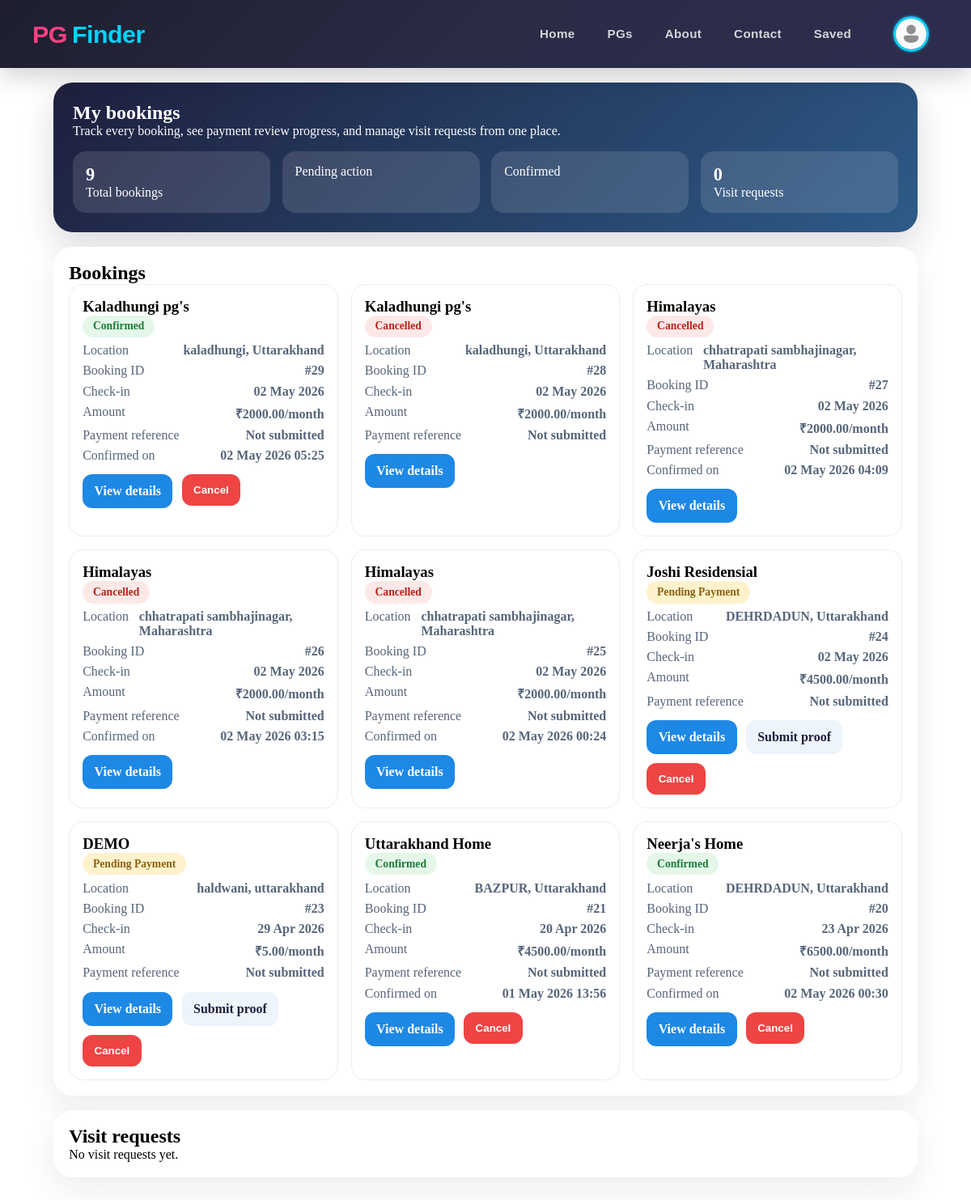
/pgs/my-bookings/ (signed in), run on the app's committed database.
### pgs/models.py (models this page shows, shortened)
class Booking(models.Model):
    STATUS_CHOICES = [
        ("pending", "Pending Payment"),
        ("pending_payment_review", "Pending Payment Review"),
        ("confirmed", "Confirmed"),
        ("cancelled", "Cancelled"),
        ("completed", "Completed"),
    ]
    tenant = models.ForeignKey(Users, on_delete=models.CASCADE, related_name="bookings")
    pg = models.ForeignKey(PgListing, on_delete=models.CASCADE, related_name="bookings")
    booking_date = models.DateTimeField(auto_now_add=True)
    check_in_date = models.DateField()
    check_out_date = models.DateField(blank=True, null=True)
    amount = models.DecimalField(max_digits=10, decimal_places=2)
    status = models.CharField(max_length=30, choices=STATUS_CHOICES, default="pending")
    qr_code = models.ImageField(upload_to="qr_codes/", blank=True, null=True)
    phonepe_upi = models.CharField(max_length=100, blank=True, null=True)
    payment_id = models.CharField(max_length=100, blank=True, null=True)
    payment_reference = models.CharField(max_length=100, blank=True)
    payment_screenshot = models.ImageField(upload_to="payment_screenshots/", blank=True, null=True)
    payment_confirmed_date = models.DateTimeField(blank=True, null=True)
    reviewed_by = models.ForeignKey(
        Users,
        on_delete=models.SET_NULL,
        blank=True,
        null=True,
        related_name="reviewed_bookings",
    )
    review_notes = models.TextField(blank=True)
    created_at = models.DateTimeField(auto_now_add=True)
    updated_at = models.DateTimeField(auto_now=True)
    class Meta:
        ordering = ["-booking_date"]

class PgListing(models.Model):
    TYPE_CHOICES = [
        ("boys", "Boys"),
        ("girls", "Girls"),
        ("coed", "Coed"),
        ("family", "Family"),
    ]
    SHARING_CHOICES = [
        ("single", "Single"),
        ("double", "Double"),
        ("triple", "Triple"),
        ("quad", "Quad"),
    ]
    FURNISHING_CHOICES = [
        ("fully_furnished", "Fully Furnished"),
        ("semi_furnished", "Semi Furnished"),
        ("unfurnished", "Unfurnished"),
    ]
    owner = models.ForeignKey(Users, on_delete=models.CASCADE, related_name="pg_listings")
    title = models.CharField(max_length=100)
    slug = models.SlugField(max_length=200, unique=True)
    description = models.TextField()
    address = models.CharField(max_length=255)
    city = models.CharField(max_length=100)
    state = models.CharField(max_length=100)
    pin_code = models.CharField(max_length=10)
    latitude = models.DecimalField(max_digits=9, decimal_places=6, null=True, blank=True, help_text="Latitude coordinate")
    longitude = models.DecimalField(max_digits=9, decimal_places=6, null=True, blank=True, help_text="Longitude coordinate")
    price_per_month = models.DecimalField(max_digits=10, decimal_places=2)
    security_deposit = models.DecimalField(max_digits=10, decimal_places=2, default=0)
    available_from = models.DateField()
    is_available = models.BooleanField(default=True)
    type_of_pg = models.CharField(max_length=20, blank=True, null=True, choices=TYPE_CHOICES)
    amenities = models.TextField(help_text="Comma-separated list of amenities", blank=True, null=True)
    preferred_tenants = models.CharField(
        max_length=255,
        blank=True,
        help_text="Comma-separated preferred tenant types",
    )
    furnishing_status = models.CharField(
        max_length=30,
        choices=FURNISHING_CHOICES,
        default="fully_furnished",
    )
    food_available = models.BooleanField(default=False)
    parking_available = models.BooleanField(default=False)
    wifi_available = models.BooleanField(default=False)
    rules_or_restrictions = models.TextField(blank=True)
    sharing_type = models.CharField(max_length=20, choices=SHARING_CHOICES)
    created_at = models.DateTimeField(auto_now_add=True)
    updated_at = models.DateTimeField(auto_now=True)
    class Meta:
        ordering = ["-created_at"]

### pgs/views.py (the view)
# urls.py: path("my-bookings/", views.my_bookings_list, name="my_bookings_list"),
@login_required(login_url="user_login")
def my_bookings_list(request):
    bookings = Booking.objects.filter(tenant=request.user).select_related("pg", "pg__owner").order_by("-booking_date")
    visit_requests = VisitRequest.objects.filter(user=request.user).select_related("pg").order_by("-created_at")
    return render(
        request,
        "pgs/my_bookings_list.html",
        {
            "bookings": bookings,
            "visit_requests": visit_requests,
        },
    )

### templates/pgs/my_bookings_list.html (shortened to what this page needs)
{% extends "base.html" %}
{% block content %}
<section class="page-shell">
  <div class="hero">
    <h1>My bookings</h1>
    <p>Track every booking, see payment review progress, and manage visit requests from one place.</p>
    <div class="metric-row">
      <div class="metric"><strong>{{ bookings|length }}</strong><span>Total bookings</span></div>
      <div class="metric"><strong>{{ pending_bookings_count }}</strong><span>Pending action</span></div>
      <div class="metric"><strong>{{ confirmed_bookings_count }}</strong><span>Confirmed</span></div>
      <div class="metric"><strong>{{ visit_requests|length }}</strong><span>Visit requests</span></div>
    </div>
  </div>
  <section class="section">
    <h2>Bookings</h2>
    {% if bookings %}
      <div class="cards">
        {% for booking in bookings %}
          <article class="card">
            <h3>{{ booking.pg.title }}</h3>
            <span class="status {% if booking.status == 'pending' %}pending{% elif booking.status == 'pending_payment_review' %}review{% elif booking.status == 'confirmed' %}confirmed{% else %}cancelled{% endif %}">
              {{ booking.get_status_display }}
            </span>
            <div class="row"><span>Location</span><strong>{{ booking.pg.city }}, {{ booking.pg.state }}</strong></div>
            <div class="row"><span>Booking ID</span><strong>#{{ booking.id }}</strong></div>
            <div class="row"><span>Check-in</span><strong>{{ booking.check_in_date|date:"d M Y" }}</strong></div>
            <div class="row"><span>Amount</span><strong>₹{{ booking.amount }}/month</strong></div>
            <div class="row"><span>Payment reference</span><strong>{{ booking.payment_reference|default:"Not submitted" }}</strong></div>
            {% if booking.payment_confirmed_date %}
              <div class="row"><span>Confirmed on</span><strong>{{ booking.payment_confirmed_date|date:"d M Y H:i" }}</strong></div>
            {% endif %}
            <div class="actions">
              <a class="primary" href="{% url 'booking_confirmation' booking.id %}">View details</a>
              {% if booking.status == 'pending' %}
                <a class="secondary" href="{% url 'confirm_payment' booking.id %}">Submit proof</a>
              {% endif %}
              {% if booking.status != 'cancelled' and booking.status != 'completed' %}
                <form method="post" action="{% url 'cancel_booking' booking.id %}">
                  <button class="danger" type="submit">Cancel</button>
                </form>
              {% endif %}
            </div>
          </article>
        {% endfor %}
      </div>
    {% else %}
      <p>You have not created any bookings yet. Explore listings and start with a visit or booking.</p>
    {% endif %}
  </section>
  <section class="section">
    <h2>Visit requests</h2>
    {% if visit_requests %}
      <div class="cards">
        {% for visit_request in visit_requests %}
          <article class="card">
            <h3>{{ visit_request.pg.title }}</h3>
            <div class="row"><span>Status</span><strong>{{ visit_request.get_status_display }}</strong></div>
            <div class="row"><span>Preferred date</span><strong>{{ visit_request.preferred_date|date:"d M Y" }}</strong></div>
            <div class="row"><span>Notes</span><strong>{{ visit_request.notes|default:"No notes" }}</strong></div>
            <div class="actions">
              <a class="secondary" href="{% url 'pg_detail' visit_request.pg.slug %}">Open listing</a>
            </div>
          </article>
        {% endfor %}
      </div>
    {% else %}
      <p>No visit requests yet.</p>
    {% endif %}
  </section>
</section>
{% endblock %}

### static/css/nav.css (style rules this page uses)
* { margin: 0; padding: 0; box-sizing: border-box; }
html { margin: 0; padding: 0; }
body { margin: 0; padding: 0; padding-top: 70px; }

### templates/base.html (style rules this page uses)
html, body { max-width: 100vw !important; overflow-x: hidden !important; }

### templates/pgs/my_bookings_list.html (style rules this page uses)
.page-shell { max-width: 1100px; margin: 2rem auto; padding: 0 1rem 3rem; }
.hero { background: linear-gradient(135deg, #1e1f3d 0%, #2d5b88 100%); color: white; border-radius: 24px; padding: 1.5rem; box-shadow: 0 16px 42px rgba(30,31,61,0.16); }
.metric-row { display:grid; grid-template-columns: repeat(4, minmax(0,1fr)); gap:.9rem; margin-top:1rem; }
.metric { background: rgba(255,255,255,.12); border-radius:16px; padding:1rem; }
.metric strong { display:block; font-size:1.4rem; }
.section { background:white; border-radius:24px; box-shadow:0 16px 42px rgba(30,31,61,0.08); padding:1.2rem; margin-top:1.1rem; }
.cards { display:grid; grid-template-columns: repeat(auto-fit, minmax(290px, 1fr)); gap:1rem; }
.card { border:1px solid #e7edf6; border-radius:18px; padding:1rem; }
.row { display:flex; justify-content:space-between; gap:.8rem; margin:.45rem 0; color:#56657a; }
.status { display:inline-block; border-radius:999px; padding:.35rem .8rem; font-size:.85rem; font-weight:700; }
.pending { background:#fff2cc; color:#8a6110; }
.confirmed { background:#e4f7e9; color:#1c7b36; }
.cancelled { background:#fde8e8; color:#b42318; }
.actions { display:flex; gap:.7rem; flex-wrap:wrap; margin-top: .9rem; }
.actions a, .actions button { border:none; border-radius:12px; padding:.75rem .9rem; font-weight:700; text-decoration:none; }
.primary { background:#1e88e5; color:white; }
.secondary { background:#eef4fb; color:#1e1f3d; }
.danger { background:#ef4444; color:white; }

### data on the page
Booking: pg "Kaladhungi pg's", status "Confirmed", pg.city "kaladhungi", pg.state "Uttarakhand", id "29", check_in_date "02 May 2026", amount "2000.00", payment_reference "Not submitted", payment_confirmed_date "02 May 2026 05:25", shows "Cancel"
Booking: pg "Kaladhungi pg's", status "Cancelled", pg.city "kaladhungi", pg.state "Uttarakhand", id "28", check_in_date "02 May 2026", amount "2000.00", payment_reference "Not submitted"
Booking: pg "Himalayas", status "Cancelled", pg.city "chhatrapati sambhajinagar", pg.state "Maharashtra", id "27", check_in_date "02 May 2026", amount "2000.00", payment_reference "Not submitted", payment_confirmed_date "02 May 2026 04:09"
Booking: pg "Himalayas", status "Cancelled", pg.city "chhatrapati sambhajinagar", pg.state "Maharashtra", id "26", check_in_date "02 May 2026", amount "2000.00", payment_reference "Not submitted", payment_confirmed_date "02 May 2026 03:15"
Booking: pg "Himalayas", status "Cancelled", pg.city "chhatrapati sambhajinagar", pg.state "Maharashtra", id "25", check_in_date "02 May 2026", amount "2000.00", payment_reference "Not submitted", payment_confirmed_date "02 May 2026 00:24"
Booking: pg "Joshi Residensial", status "Pending Payment", pg.city "DEHRDADUN", pg.state "Uttarakhand", id "24", check_in_date "02 May 2026", amount "4500.00", payment_reference "Not submitted", shows "Submit proof", shows "Cancel"
Booking: pg "DEMO", status "Pending Payment", pg.city "haldwani", pg.state "uttarakhand", id "23", check_in_date "29 Apr 2026", amount "5.00", payment_reference "Not submitted", shows "Submit proof", shows "Cancel"
Booking: pg "Uttarakhand Home", status "Confirmed", pg.city "BAZPUR", pg.state "Uttarakhand", id "21", check_in_date "20 Apr 2026", amount "4500.00", payment_reference "Not submitted", payment_confirmed_date "01 May 2026 13:56", shows "Cancel"
Booking: pg "Neerja's Home", status "Confirmed", pg.city "DEHRDADUN", pg.state "Uttarakhand", id "20", check_in_date "23 Apr 2026", amount "6500.00", payment_reference "Not submitted", payment_confirmed_date "02 May 2026 00:30", shows "Cancel"

### other printed values
{{ bookings|length }} "9"
{{ visit_requests|length }} "0"
